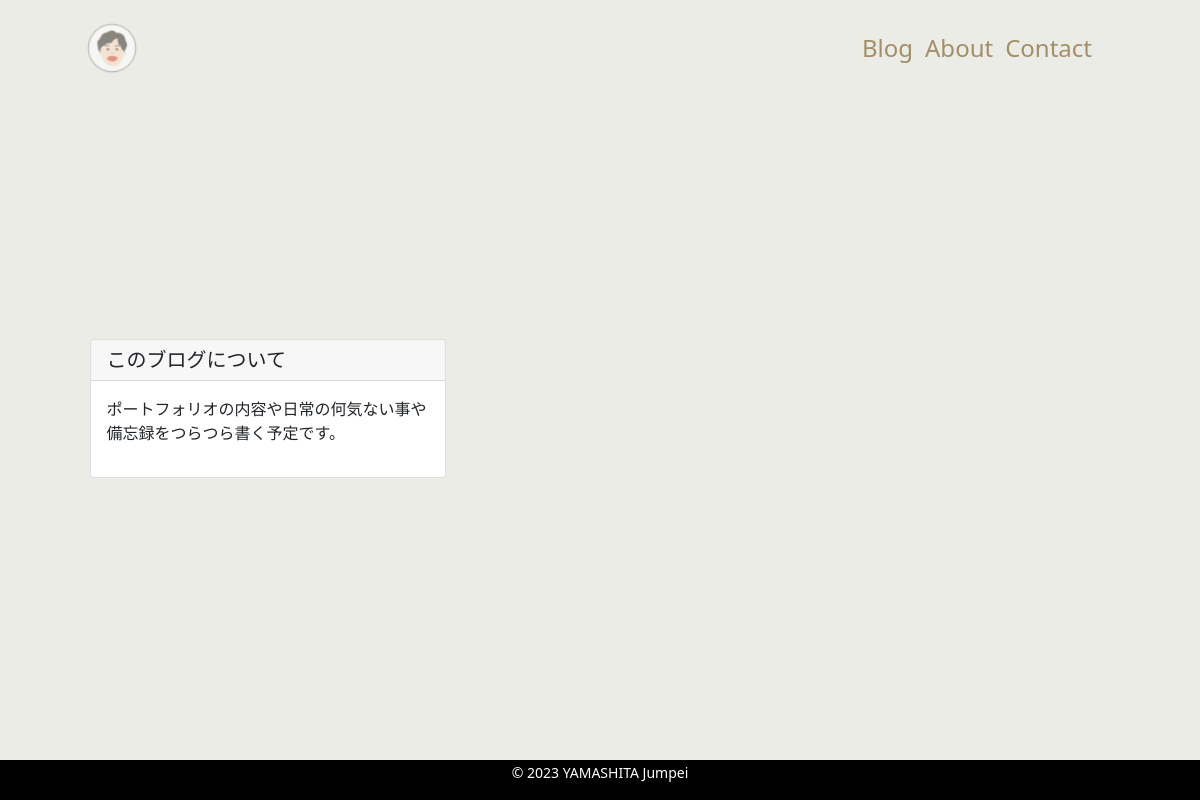
/blog, run on an earlier commit of the app's database.
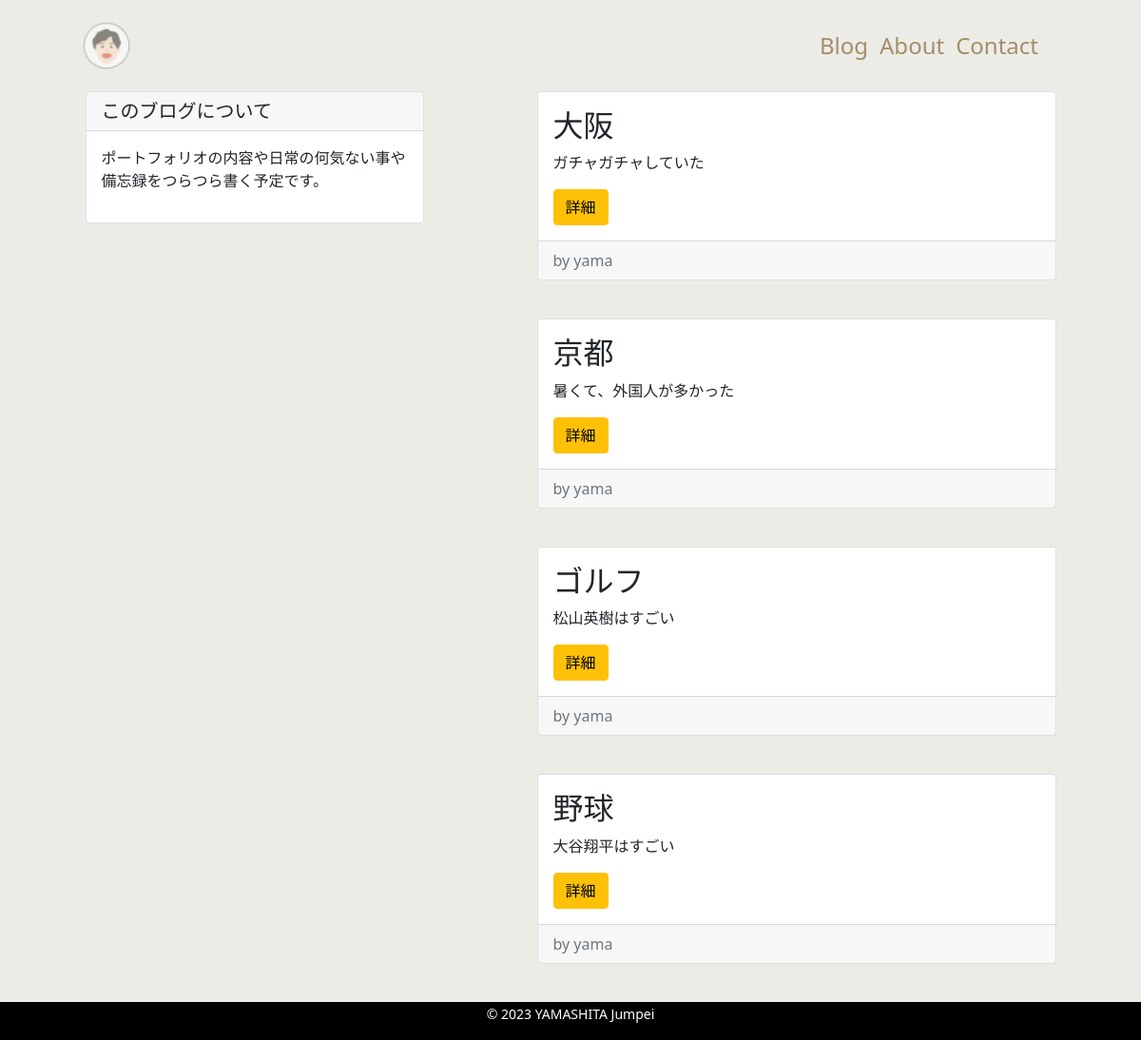
And on a later commit of the database.
### mysite/models.py (models this page shows, shortened)
class Blog(models.Model):
    author = models.ForeignKey(settings.AUTH_USER_MODEL, on_delete=models.CASCADE)
    title = models.CharField('タイトル', max_length=100)
    content = models.TextField('者分')
    created = models.DateTimeField('作成日', default=timezone.now)

### mysite/views.py (the view)
# urls.py: path('blog', views.BlogView.as_view(), name='blog'),
class BlogView(View):
    def get(self, request, *args, **kwargs):
        blog_data = Blog.objects.order_by('-id')
        return render(request, 'mysite/blog.html', {
            'blog_data': blog_data
        })

### mysite/templates/mysite/blog.html (shortened to what this page needs)
{% extends 'mysite/base.html' %}
{% block content %}
<div class="container">
    <div class="row justify-content-around">
        <div class="col-md-4">
            <div class="card">
                <h5 class="card-header">このブログについて</h5>
                <div class="card-body">
                    <p>ポートフォリオの内容や日常の何気ない事や備忘録をつらつら書く予定です。</p>
                </div>
            </div>
        </div>
        <div class="col-md-6">
            {% for blog in blog_data %}
            <div class="card">
                <div class="card-body">
                    <h2 class="card-title">{{ blog.title}}</h2>
                    <p class="card-text">{{ blog.content|truncatechars:100 }}</p>
                    <div class="btn btn-warning">詳細</div>
                </div>
                <div class="card-footer text-muted">
                    {{ blog_created|date }} by {{ blog.author }}
                </div>
            </div>
            {% endfor %}
        </div>
    </div>
</div>
{% endblock content %}

What changed in the data, as far as the page shows it:
added Blog: title "大阪", content "ガチャガチャしていた", author "yama"
added Blog: title "京都", content "暑くて、外国人が多かった", author "yama"
added Blog: title "ゴルフ", content "松山英樹はすごい", author "yama"
added Blog: title "野球", content "大谷翔平はすごい", author "yama"
